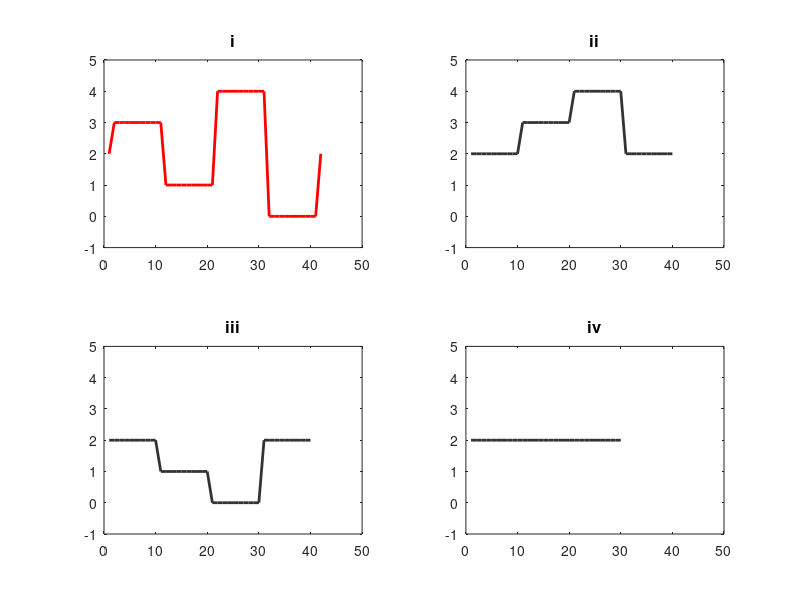

Source code (MATLAB): (Note: this script raises an error after producing the figure.)
function m_main_synData()
% By: Minh Hoai Nguyen (minhhoai@cs.stonybrook.edu)
% Created: 19-Feb-2016
% Last modified: 19-Feb-2016
    
    startT0 = tic;
    nTr  = 100;
    nTst = 100;
    C = 1000;
    [Ds, gtEvs] = genData(nTr, 1);

    muOpts.alpha = 0;
    muOpts.beta  = 1;
    peOpts.lmin = 1;
    peOpts.lstep = 1;
    mvOpts.lmin = 1;
    mvOpts.lmax = inf;
    mvOpts.lstep = 1;
    mvOpts.swStep = 1;
    featOpts.dim = 5;
    featOpts.func = @(x) M_MMED.hist(x, 0:4);
    detOpts = mvOpts;

    [w, b] = M_MMED.train(Ds, gtEvs, C, muOpts, featOpts, peOpts, mvOpts, 'mmed');
    [w_so, b_so] = M_MMED.train(Ds, gtEvs, C, muOpts, featOpts, peOpts, mvOpts, 'sosvm');

    [Ds_tst, gtEvs_tst] = genData(nTst, 0);
    detectScores = cell(1, nTst);
    detectScores_off = cell(1, nTst);
    NTtoDs = zeros(1, nTst);
    NTtoDs_off = zeros(1, nTst);

    nR = 5; nC = 2; lnWdth = 2;
    figure(2); clf;
    for i=1:nTst
        n_i = length(Ds_tst{i});
        lb_i = gtEvs_tst(:,i);

        detectOut = M_MMED.eval(w,b, Ds_tst{i}, featOpts.func, detOpts);
        detectOut_off = M_MMED.eval(w_so,b_so, Ds_tst{i}, featOpts.func, detOpts);

        detectScores{i} = detectOut(3,:);
        detectScores_off{i} = detectOut_off(3,:);
        fstPosIdx = find(detectOut(3,:) > 0, 1);
        fstPosIdx_off = find(detectOut_off(3,:) > 0, 1);
        len_i = lb_i(2) - lb_i(1) + 1;
        NTtoDs(i)     = (fstPosIdx     - lb_i(1)+1)/len_i;
        NTtoDs_off(i) = (fstPosIdx_off - lb_i(1)+1)/len_i;


        % Find the segment with highest score
        [~, highestScoreSegIdx] = max(detectOut(3,:));
        highestScoreSeg = detectOut(1:2,highestScoreSegIdx);

        [~, highestScoreSegIdx] = max(detectOut_off(3,:));
        highestScoreSeg_off = detectOut_off(1:2,highestScoreSegIdx);

        fprintf('Test TS %3d, gt: [%3d %3d], SOSVM: [%3d %3d], MMED: [%3d %3d]\n', ...
            i, gtEvs_tst(1,i), gtEvs_tst(2,i), highestScoreSeg_off(1), highestScoreSeg_off(2), ...
            highestScoreSeg(1), highestScoreSeg(2));

        if (i > nR*nC) % only plot a few time series
            continue;
        end;

        % plot the time series
        subplot(nR, nC, i);
        minY = -1;
        maxY = featOpts.dim ;

        % plot the background part of the time series
        xx = 1:gtEvs_tst(1,i)-1;
        gray = [0.2, 0.2, 0.2];
        plot(xx, Ds_tst{i}(xx), 'color', gray, 'LineWidth', lnWdth); hold on;
        xx = gtEvs_tst(2,i)+1:n_i;
        plot(xx, Ds_tst{i}(xx), 'color', gray, 'LineWidth', lnWdth); hold on;

        % plot the lines marking the moments when detector output positive results.
        line(fstPosIdx*ones(2,1), [minY, maxY], 'color', 'r', 'LineWidth',lnWdth, 'LineStyle','-'); hold on;
        line(fstPosIdx_off*ones(2,1), [minY, maxY], 'color', 'b', 'LineWidth',lnWdth, 'LineStyle','--');

        % plot the event of interest
        xx =gtEvs_tst(1,i)-1:gtEvs_tst(2,i)+1;
        plot(xx, Ds_tst{i}(xx), 'g', 'LineWidth', lnWdth);
        axis([0 200 minY maxY]);
    end;

    % Plot the ROC and AMOC curves
    [xroc, yroc]   = m_getPerfCurve(detectScores, gtEvs_tst,'ROC');
    [xamoc, yamoc] = m_getPerfCurve(detectScores, gtEvs_tst,'AMOC');
    [xroc_off, yroc_off]   = m_getPerfCurve(detectScores_off, gtEvs_tst, 'ROC');
    [xamoc_off, yamoc_off] = m_getPerfCurve(detectScores_off, gtEvs_tst, 'AMOC');

    lnWdth = 3; fntSz = 16;
    figure(3); clf;
    subplot(2,1,1); plot(xroc_off, yroc_off, 'b', 'LineWidth',lnWdth, 'LineStyle','--');
    hold on; plot(xroc, yroc, 'r', 'LineWidth',lnWdth, 'LineStyle','-');
    axis([0 1 0 1]); axis square;
    xlabel('False Positive Rate', 'FontSize', fntSz);
    ylabel('True Postivie Rate', 'FontSize', fntSz);
    legend('SOSVM', 'MMED');
    set(gca, 'FontSize', fntSz);
    title('ROC');

    subplot(2,1,2); plot(xamoc_off, yamoc_off, 'b', 'LineWidth',lnWdth, 'LineStyle','--');
    hold on; plot(xamoc, yamoc, 'r', 'LineWidth',lnWdth,'LineStyle','-');
    axis([0 1 0 1]); axis square;
    xlabel('False Positive Rate', 'FontSize', fntSz);
    ylabel('Normalized Time to Detect', 'FontSize', fntSz);
    legend('SOSVM', 'MMED');
    set(gca, 'FontSize', fntSz);
    title('AMOC');
    fprintf('NTtoD for SOSVM: %g, MMED: %g\n', mean(NTtoDs_off), mean(NTtoDs));
    fprintf('Total running time for m_main_synData: %g\n', toc(startT0));

% Generate synthetic data, the data are simpler (less bins/steps) than genSynData
% D: a cell structure, D{i} is one dimensional vector
% This is the main data for synthetic experiment
function [Ds, gtEvs] = genData(n, shldDisp)
    baseL = 10;
    pat1 = repmat([1 2], baseL, 1); pat1 = pat1(:)';
    pat2 = repmat([-1 -2], baseL, 1); pat2 = pat2(:)';
    pat0 = repmat([1 -1 2 -2], baseL, 1); pat0 = pat0(:)';

    minElem = min(pat0);
    pat1 = pat1 - minElem;
    pat2 = pat2 - minElem;
    pat0 = pat0 - minElem;
    bg = -minElem;

    pats = {pat1, pat2, pat0};
    masks = {zeros(1, length(pat1)), zeros(1, length(pat2)), ones(1, length(pat0))};

    if shldDisp
        % plotting
        figure(1); clf;
        nR = 2; nC = 2; maxX = 50; minY = -1; maxY = 5; bgL = 10;
        fntSz = 12; lnWdth = 2; gray = [0.2, 0.2, 0.2];
        subCnt = 1; subplot(nR, nC, subCnt); hold off;
        plot([bg, pat0, bg], 'r', 'LineWidth', lnWdth);
        axis([0 maxX, minY, maxY]); title('i', 'fontsize', fntSz);

        subCnt = subCnt+1; subplot(nR, nC, subCnt);
        plot([bg*ones(1, bgL), pat1, bg*ones(1, bgL)], 'color', gray, 'LineWidth', lnWdth);
        axis([0 maxX, minY, maxY]); title('ii', 'fontsize', fntSz);

        subCnt = subCnt+1; subplot(nR, nC, subCnt);
        plot([bg*ones(1, bgL), pat2, bg*ones(1, bgL)], 'color', gray, 'LineWidth', lnWdth);
        axis([0 maxX, minY, maxY]); title('iii', 'fontsize', fntSz);

        subCnt = subCnt+1; subplot(nR, nC, subCnt);
        plot(bg*ones(1, 3*bgL), 'color', gray, 'LineWidth', lnWdth);
        axis([0 maxX, minY, maxY]); title('iv', 'fontsize', fntSz);
    end;

    Ds = cell(1, n);
    gtEvs = zeros(2, n);
    for t=1:n
        idxs = randi(2, [1,3]); % which of pat1, pat2 to use?
        pat0_pos = randi(3); % is the pat in the left, center, right of two of {pat1, pat2}?
        idxs(pat0_pos) = 3;
        segs = cell(1, 7);
        segs([2,4,6]) = pats(idxs);
        lb = cell(1, 7);
        lb([2,4,6]) = masks(idxs);
        for i=1:4
            l_i = randi([2*baseL, baseL*3]);
            segs{2*i-1} = bg*ones(1, l_i);
            lb{2*i-1} = zeros(1, l_i);
        end;
        Ds{t} = cat(2, segs{:});
        lb = cat(2, lb{:});
        lb = find(lb);
        gtEvs(:,t) = [lb(1), lb(end)];
    end;
